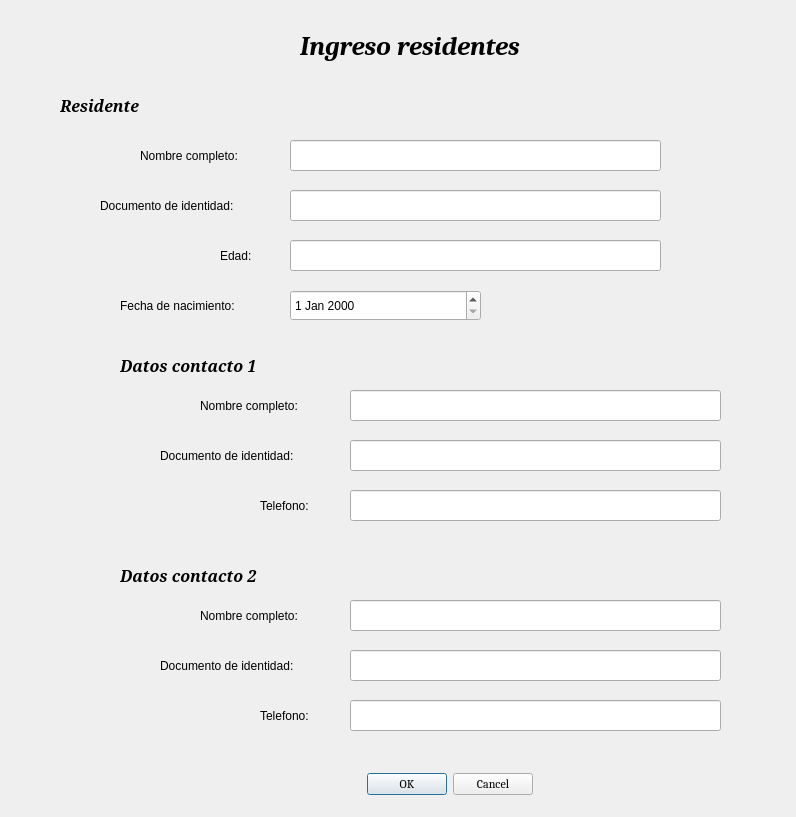
<?xml version="1.0" encoding="UTF-8"?>
<ui version="4.0">
 <class>Dialog</class>
 <widget class="QDialog" name="Dialog">
  <property name="geometry">
   <rect>
    <x>0</x>
    <y>0</y>
    <width>796</width>
    <height>817</height>
   </rect>
  </property>
  <property name="windowTitle">
   <string>Dialog</string>
  </property>
  <widget class="QLineEdit" name="name">
   <property name="geometry">
    <rect>
     <x>290</x>
     <y>140</y>
     <width>371</width>
     <height>31</height>
    </rect>
   </property>
  </widget>
  <widget class="QLabel" name="label">
   <property name="geometry">
    <rect>
     <x>140</x>
     <y>140</y>
     <width>121</width>
     <height>31</height>
    </rect>
   </property>
   <property name="font">
    <font>
     <pointsize>9</pointsize>
    </font>
   </property>
   <property name="text">
    <string>Nombre completo:</string>
   </property>
  </widget>
  <widget class="QLineEdit" name="doc">
   <property name="geometry">
    <rect>
     <x>290</x>
     <y>190</y>
     <width>371</width>
     <height>31</height>
    </rect>
   </property>
   <property name="text">
    <string/>
   </property>
  </widget>
  <widget class="QLabel" name="label_2">
   <property name="geometry">
    <rect>
     <x>220</x>
     <y>240</y>
     <width>61</width>
     <height>31</height>
    </rect>
   </property>
   <property name="font">
    <font>
     <pointsize>9</pointsize>
    </font>
   </property>
   <property name="layoutDirection">
    <enum>Qt::LeftToRight</enum>
   </property>
   <property name="text">
    <string>Edad: </string>
   </property>
  </widget>
  <widget class="QLineEdit" name="age">
   <property name="geometry">
    <rect>
     <x>290</x>
     <y>240</y>
     <width>371</width>
     <height>31</height>
    </rect>
   </property>
  </widget>
  <widget class="QLabel" name="label_3">
   <property name="geometry">
    <rect>
     <x>100</x>
     <y>190</y>
     <width>171</width>
     <height>31</height>
    </rect>
   </property>
   <property name="font">
    <font>
     <pointsize>9</pointsize>
    </font>
   </property>
   <property name="text">
    <string>Documento de identidad:</string>
   </property>
  </widget>
  <widget class="QLabel" name="label_4">
   <property name="geometry">
    <rect>
     <x>120</x>
     <y>290</y>
     <width>151</width>
     <height>31</height>
    </rect>
   </property>
   <property name="font">
    <font>
     <pointsize>9</pointsize>
    </font>
   </property>
   <property name="text">
    <string>Fecha de nacimiento: </string>
   </property>
  </widget>
  <widget class="QDateEdit" name="birthdate">
   <property name="geometry">
    <rect>
     <x>290</x>
     <y>290</y>
     <width>191</width>
     <height>31</height>
    </rect>
   </property>
  </widget>
  <widget class="QLabel" name="label_5">
   <property name="geometry">
    <rect>
     <x>260</x>
     <y>490</y>
     <width>61</width>
     <height>31</height>
    </rect>
   </property>
   <property name="font">
    <font>
     <pointsize>9</pointsize>
    </font>
   </property>
   <property name="layoutDirection">
    <enum>Qt::LeftToRight</enum>
   </property>
   <property name="text">
    <string>Telefono: </string>
   </property>
  </widget>
  <widget class="QLabel" name="label_6">
   <property name="geometry">
    <rect>
     <x>160</x>
     <y>440</y>
     <width>171</width>
     <height>31</height>
    </rect>
   </property>
   <property name="font">
    <font>
     <pointsize>9</pointsize>
    </font>
   </property>
   <property name="text">
    <string>Documento de identidad:</string>
   </property>
  </widget>
  <widget class="QLineEdit" name="name_cont1">
   <property name="geometry">
    <rect>
     <x>350</x>
     <y>390</y>
     <width>371</width>
     <height>31</height>
    </rect>
   </property>
   <property name="text">
    <string/>
   </property>
  </widget>
  <widget class="QLineEdit" name="doc_cont1">
   <property name="geometry">
    <rect>
     <x>350</x>
     <y>440</y>
     <width>371</width>
     <height>31</height>
    </rect>
   </property>
   <property name="text">
    <string/>
   </property>
  </widget>
  <widget class="QLabel" name="label_7">
   <property name="geometry">
    <rect>
     <x>200</x>
     <y>390</y>
     <width>121</width>
     <height>31</height>
    </rect>
   </property>
   <property name="font">
    <font>
     <pointsize>9</pointsize>
    </font>
   </property>
   <property name="text">
    <string>Nombre completo:</string>
   </property>
  </widget>
  <widget class="QLineEdit" name="tel_cont1">
   <property name="geometry">
    <rect>
     <x>350</x>
     <y>490</y>
     <width>371</width>
     <height>31</height>
    </rect>
   </property>
   <property name="text">
    <string/>
   </property>
  </widget>
  <widget class="QLabel" name="label_8">
   <property name="geometry">
    <rect>
     <x>60</x>
     <y>80</y>
     <width>171</width>
     <height>51</height>
    </rect>
   </property>
   <property name="font">
    <font>
     <family>Garamond</family>
     <pointsize>12</pointsize>
     <weight>75</weight>
     <italic>true</italic>
     <bold>true</bold>
    </font>
   </property>
   <property name="text">
    <string>Residente</string>
   </property>
  </widget>
  <widget class="QLabel" name="label_9">
   <property name="geometry">
    <rect>
     <x>120</x>
     <y>340</y>
     <width>171</width>
     <height>51</height>
    </rect>
   </property>
   <property name="font">
    <font>
     <family>Garamond</family>
     <pointsize>12</pointsize>
     <weight>75</weight>
     <italic>true</italic>
     <bold>true</bold>
    </font>
   </property>
   <property name="text">
    <string>Datos contacto 1</string>
   </property>
  </widget>
  <widget class="QLineEdit" name="tel_cont2">
   <property name="geometry">
    <rect>
     <x>350</x>
     <y>700</y>
     <width>371</width>
     <height>31</height>
    </rect>
   </property>
   <property name="text">
    <string/>
   </property>
  </widget>
  <widget class="QLineEdit" name="doc_cont2">
   <property name="geometry">
    <rect>
     <x>350</x>
     <y>650</y>
     <width>371</width>
     <height>31</height>
    </rect>
   </property>
   <property name="text">
    <string/>
   </property>
  </widget>
  <widget class="QLabel" name="label_10">
   <property name="geometry">
    <rect>
     <x>160</x>
     <y>650</y>
     <width>171</width>
     <height>31</height>
    </rect>
   </property>
   <property name="font">
    <font>
     <pointsize>9</pointsize>
    </font>
   </property>
   <property name="text">
    <string>Documento de identidad:</string>
   </property>
  </widget>
  <widget class="QLabel" name="label_11">
   <property name="geometry">
    <rect>
     <x>260</x>
     <y>700</y>
     <width>61</width>
     <height>31</height>
    </rect>
   </property>
   <property name="font">
    <font>
     <pointsize>9</pointsize>
    </font>
   </property>
   <property name="layoutDirection">
    <enum>Qt::LeftToRight</enum>
   </property>
   <property name="text">
    <string>Telefono:</string>
   </property>
  </widget>
  <widget class="QLabel" name="label_12">
   <property name="geometry">
    <rect>
     <x>200</x>
     <y>600</y>
     <width>121</width>
     <height>31</height>
    </rect>
   </property>
   <property name="font">
    <font>
     <pointsize>9</pointsize>
    </font>
   </property>
   <property name="text">
    <string>Nombre completo:</string>
   </property>
  </widget>
  <widget class="QLineEdit" name="name_cont2">
   <property name="geometry">
    <rect>
     <x>350</x>
     <y>600</y>
     <width>371</width>
     <height>31</height>
    </rect>
   </property>
   <property name="text">
    <string/>
   </property>
  </widget>
  <widget class="QLabel" name="label_13">
   <property name="geometry">
    <rect>
     <x>120</x>
     <y>550</y>
     <width>171</width>
     <height>51</height>
    </rect>
   </property>
   <property name="font">
    <font>
     <family>Garamond</family>
     <pointsize>12</pointsize>
     <weight>75</weight>
     <italic>true</italic>
     <bold>true</bold>
    </font>
   </property>
   <property name="text">
    <string>Datos contacto 2</string>
   </property>
  </widget>
  <widget class="QLabel" name="label_14">
   <property name="geometry">
    <rect>
     <x>300</x>
     <y>20</y>
     <width>271</width>
     <height>51</height>
    </rect>
   </property>
   <property name="font">
    <font>
     <family>Cambria</family>
     <pointsize>20</pointsize>
     <weight>75</weight>
     <italic>true</italic>
     <bold>true</bold>
    </font>
   </property>
   <property name="text">
    <string>Ingreso residentes</string>
   </property>
  </widget>
  <widget class="QDialogButtonBox" name="boton_agregar">
   <property name="geometry">
    <rect>
     <x>340</x>
     <y>770</y>
     <width>193</width>
     <height>28</height>
    </rect>
   </property>
   <property name="font">
    <font>
     <family>Cambria</family>
    </font>
   </property>
   <property name="standardButtons">
    <set>QDialogButtonBox::Cancel|QDialogButtonBox::Ok</set>
   </property>
  </widget>
 </widget>
 <resources/>
 <connections/>
</ui>
